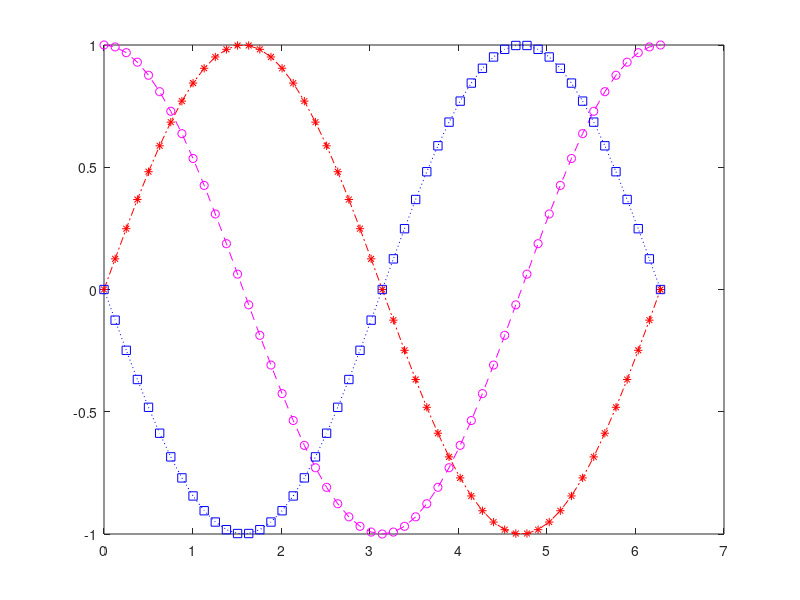

The MATLAB source for this figure:
clear 
close all
clc

figure
t=0:pi/25:2*pi; % Representing the timeline

plot(t,sin(t),'-.r*')
hold on 
plot(t,cos(t),'--mo')
hold on 
plot(t,sin(t-pi),':bs')








